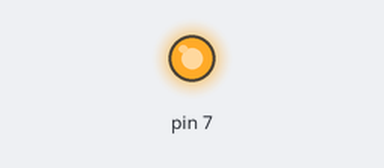
Simulated run of this sketch. Board: Arduino Uno, built with avr-gcc and run on an emulated ATmega328P. Shown: output pins drawn as LEDs (lit = HIGH). The modem accepts every AT command (registered, SIM ready, sends succeed) and sends nothing else; what the sketch prints to the serial monitor is not drawn.

Above: at 0.1 s.
Timing chart, 0 to 1.6 s (numbered marks = the images above):
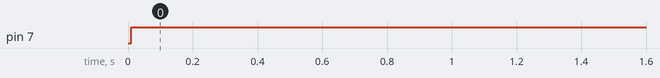

The sketch:

SIM5320.ino
```cpp
//setup quick scan and record function from website...so it reads a file and then enters a quick scan and upload sequence until that file is changed again.

#include <SoftwareSerial.h>
#include <JeeLib.h> // Low power functions library
ISR(WDT_vect) { Sleepy::watchdogEvent(); } // Setup the watchdog
#include <avr/wdt.h>

SoftwareSerial Sim900(2,3);
SoftwareSerial velPort(10,11);

float temp, EC, Depth, TempVar, ECVar, DepthVar, lastECwritten, lastTempwritten, lastDepthwritten, ECDiff, TempDiff, DepthDiff, FasterA, ECThresholdForForcedLoggingAtMinInterval;
short counter, DailyCounter;
int a, ScanInterval, MinLogInterval, MaxLogInterval, Writer;
String AAA, BBB;
unsigned long previous;
uint8_t x, answer;
char response[196];
char vel[80];
char ok[3] = {'O', 'K', '\0'};

int TEMPsensorInput = 6;


void setup() {

  TWBR = 158;
  TWSR |= bit (TWPS1);
  ScanInterval = 60; //seconds
  MinLogInterval = 60; //seconds
  MaxLogInterval = 3600; //seconds
  ECThresholdForForcedLoggingAtMinInterval = 0.8;
  pinMode(A2,INPUT); //this is for autologging function at SCAN interval! Just place a 100ohm shunt from 5v to A5 and it should enter into this logging

  pinMode(2,INPUT);
  pinMode(3,OUTPUT);
  digitalWrite(2,LOW);
  digitalWrite(3,LOW);

  Serial.begin(19200);
  Sim900.begin(19200);
  Sim900.listen();


  temp = 0.0;
  EC = 0.0;
  Depth = 0.0;


	memset(vel, '\0', 80);
	 Serial.println("VEL");
      velread();
	  for(int j = 0; j < 79; j++){
		  Serial.print(vel[j]);
	  }
	  Serial.println(vel[79]);


  //set placeholdernumbers
  lastECwritten = ECVar;
  lastTempwritten = TempVar;
  lastDepthwritten = DepthVar;
  EC = ECVar;
  //EC = 0;
  temp = TempVar;
  Depth = DepthVar;

  //set Ec and temp
  SendToWeb222(1);

  EC = 0.0;
  temp = 0.0;
  Depth = 0.0;
}

void loop() {
  //turn off the TX and RX pins so the RX and TX pins of the SIM go low - saves power!
  digitalWrite(2,LOW);
  digitalWrite(3,LOW);

  //get sensor of A5 to see if we need to do quick things
  FasterA = analogRead(A2)*1.0;

  //go and get temperature and EC
  memset(vel, '\0', 80);
	 Serial.println("VEL");
      velread();
	  for(int j = 0; j < 79; j++){
		  Serial.print(vel[j]);
	  }
	  Serial.println(vel[79]);

  //add these values to the averagers
  EC = EC + ECVar;
  temp = temp + TempVar;
  Depth = Depth + DepthVar;

  //increment counters
  counter = counter + ScanInterval;
  DailyCounter = DailyCounter + ScanInterval;


      //ok we should send to the web because we have some changing datasets.
      //turn on the TX pin so the RX of the SIM goes high
      digitalWrite(3,HIGH);
      lastECwritten = EC;
      lastTempwritten = temp;
      lastDepthwritten = Depth;
      SendToWeb222(0);
      Serial.print(F("Sent to web. "));
      //turn off the TX and RX pins so the RX and TX pins of the SIM go low - saves power!
      digitalWrite(3,LOW);
      DailyCounter = 0;

    //resent counters
    counter = 0;
    EC = 0;
    temp = 0;
    Depth = 0;

  Serial.println(F(", delaying."));
  //Sleepy::loseSomeTime(1000 * ScanInterval);
  //delay(1000 * ScanInterval);

}

void velread(){
	uint32_t tout = 0;
	char bytin = 0;
	uint8_t i = 0;


	pinMode(7, OUTPUT);
	digitalWrite(7, LOW);
	delay(10);
	digitalWrite(7, HIGH);
	pinMode(7, INPUT);

	velPort.begin(9600);
	velPort.listen();

	tout = millis();
	while(millis() - tout < 10000){
        if(velPort.available() != 0){
			bytin = velPort.read();
			if(bytin == 'R'){

				break;
			}
		}
	}


	velPort.print('V');

	tout = millis();
	while((millis()- tout < 10000) and (i<80)){
		if(velPort.available() != 0){

		   bytin = velPort.read();
		   if(bytin == ' '){
			continue;
           }
		   vel[i] = bytin;
            // check if the desired answer is in the response of the module
            if (vel[i] == 'T')
            {
                vel[i] = '\0';
				break;
            }
			i++;
        }

	 }


	velPort.print('S');
	velPort.flush();
	velPort.end();
	Sim900.listen();
}


void SendToWeb222(int abc) {
  a = 0;

  //first check to see if the modem is still on - if it is, turn it off
  while (sendATcommand(F("AT"),ok,2000) == 1 && a < 5) {
   TurnOnOffSim();
   a++;
   delay(2000);
  }

  //OK, it should now be off, now to turn it on
  a=0;
  while (sendATcommand(F("AT"),ok,2000) == 0 && a<5) {
   TurnOnOffSim();
   a++;
   delay(2000);
  }

  if(abc==1){
      //FIRST TIME RUN ONLY!!!
      a=0;
      do{a++;}while (sendATcommand(F("AT+IPR=19200"),ok,10000) == 0 && a<5);
      a=0;
      do{a++;}while (sendATcommand(F("ATE1"),ok,10000) == 0 && a<5);
      a=0;
      do{a++;}while (sendATcommand(F("AT&W0"),ok,10000) == 0 && a<5);
  }

  a=0;
  do{a++;}while (sendATcommand(F("AT+CGDCONT=1,\"IP\",\"mdata.net.au\",\"0.0.0.0\""), ok,10000) == 0 && a<5);
  a=0;
  do{a++;}while (sendATcommand(F("AT+CGSOCKCONT=1,\"IP\",\"mdata.net.au\""), ok,10000) == 0 && a<5);
  a=0;
  do{a++;}while (sendATcommand(F("AT+CSOCKSETPN=1"), ok,10000) == 0 && a<10);
  a=0;
  do{a++;}while (sendATcommand(F("AT+CHTTPSSTART"), ok,10000) == 0 && a<2);
  a=0;

  do{a++;}while (sendATcommand(F("AT+CHTTPSOPSE=\"www.bosl.com.au\",80,1"), ok,10000) == 0 && a<5);
//you may need to move the /EoDC/ to the below line bewfore the "WriteMe.php... so it looks like "EoDC/WriteMe.php.... but try the way i have it first
  AAA = F("GET /");
  AAA += F("IoT/testing/scripts/WriteMe.php?SiteName=VEL_SD_TEST.csv&T=");
  AAA += "B";
  AAA += "&V=";
  AAA += vel;
  AAA += F(" HTTP/1.1\r\nHost: www.bosl.com.au:80\r\n\r\n");
  BBB = F("AT+CHTTPSSEND=");
  BBB +=AAA.length();

  a=0;
  do{a++;}while (sendATcommand(BBB, ">",10000) == 0 && a<5);

  a=0;
  do{a++;}while (sendATcommand(AAA, ok,10000) == 0 && a<5);

  delay(1000);

  a=0;
  do{a++;}while (sendATcommand(F("AT+CHTTPSCLSE"), ok,5000) == 0 && a<1);

  a=0;
  do{a++;}while (sendATcommand(F("AT+CHTTPSSTOP"), ok,10000) == 0 && a<1);

//  a=0;
//  do{a++;}while (sendATcommand(F("AT+CPOF"), ok,10000) == 0 && a<1);

  //check to see if the modem is still on - if it is, turn it off
  while (sendATcommand(F("AT"),ok,2000) == 1 && a < 5) {
   TurnOnOffSim();
   a++;
   delay(2000);
  }

}

void SendToWeb(int abc) {
  a = 0;
  if(abc==1){
        //first check to see if the modem is still on - if it is, turn it off

      while (sendATcommand(F("AT"),ok,2000) == 1 && a < 5) {
         TurnOnOffSim();
         a++;
         delay(2000);
      }

      //OK, it should now be off, now to turn it on
      a=0;
      while (sendATcommand(F("AT"),ok,2000) == 0 && a<5) {
         TurnOnOffSim();
         a++;
         delay(2000);
      }

      //OK, the system should now be on.
      a=0;
      do{a++;}while (sendATcommand(F("AT+IPR=19200"),ok,10000) == 0 && a<5);
      a=0;
      do{a++;}while (sendATcommand(F("ATE0"),ok,10000) == 0 && a<5);
      a=0;
      do{a++;}while (sendATcommand(F("AT&W0"),ok,10000) == 0 && a<5);
      a=0;
      do{a++;}while (sendATcommand(F("AT+CGDCONT=1,\"IP\",\"mdata.net.au\",\"0.0.0.0\""), ok,10000) == 0 && a<5);
      a=0;
      do{a++;}while (sendATcommand(F("AT+CGSOCKCONT=1,\"IP\",\"mdata.net.au\""), ok,10000) == 0 && a<5);
      a=0;
      do{a++;}while (sendATcommand(F("AT+CSOCKSETPN=1"), ok,10000) == 0 && a<10);
      a=0;
      do{a++;}while (sendATcommand(F("AT+CHTTPSSTART"), ok,10000) == 0 && a<2);
      a=0;
  }

  do{a++;}while (sendATcommand(F("AT+CHTTPSOPSE=\"www.bosl.com.au\",80,1"), ok,10000) == 0 && a<5);
//you may need to move the /EoDC/ to the below line bewfore the "WriteMe.php... so it looks like "EoDC/WriteMe.php.... but try the way i have it first
  AAA = F("GET /");
  AAA += F("IoT/testing/scripts/WriteMe.php?SiteName=VEL5K6.csv&T=");
  AAA += "B";
  AAA += "&V=";
  AAA += vel;
  AAA += F(" HTTP/1.1\r\nHost: www.bosl.com.au:80\r\n\r\n");
  BBB = F("AT+CHTTPSSEND=");
  BBB +=AAA.length();

  a=0;
  do{a++;}while (sendATcommand(BBB, ">",10000) == 0 && a<5);

  a=0;
  do{a++;}while (sendATcommand(AAA, ok,10000) == 0 && a<5);

  delay(1000);

  a=0;
  do{a++;}while (sendATcommand(F("AT+CHTTPSCLSE"), ok,5000) == 0 && a<3);

  //a=0;
  //do{a++;}while (sendATcommand(F("AT+CHTTPSSTOP"), ok,10000) == 0 && a<5);

  //a=0;
  //do{a++;}while (sendATcommand(F("AT+CPOF"), ok,10000) == 0 && a<5);

}

int8_t sendATcommand(String ATcommand, char* expected_answer1, unsigned int timeout){
    Serial.println(ATcommand);
    x=0;
    answer=0;

    previous = 0;

    memset(response, '\0', 196);    // Initialize the string

    delay(100);

    while( Sim900.available() > 0) Sim900.read();    // Clean the input buffer

    Sim900.println(ATcommand);    // Send the AT command


        x = 0;
    previous = millis();

    // this loop waits for the answer
    do{
        if(Sim900.available() != 0){
            response[x] = Sim900.read();
            x++;
            // check if the desired answer is in the response of the module
            if (strstr(response, expected_answer1) != NULL)
            {
                answer = 1;
            }
        }
        // Waits for the asnwer with time out
    }
    while((answer == 0) && ((millis() - previous) < timeout));
    Serial.println(answer);
    return answer;
}


void TurnOnOffSim() {
   digitalWrite(8,LOW);
   delay(1000);
   digitalWrite(8,HIGH);
   delay(1200);
   digitalWrite(8,LOW);
   delay(5000);
}
```

Measured:
- by itself, pin 7: LOW → HIGH at 0.01 s
